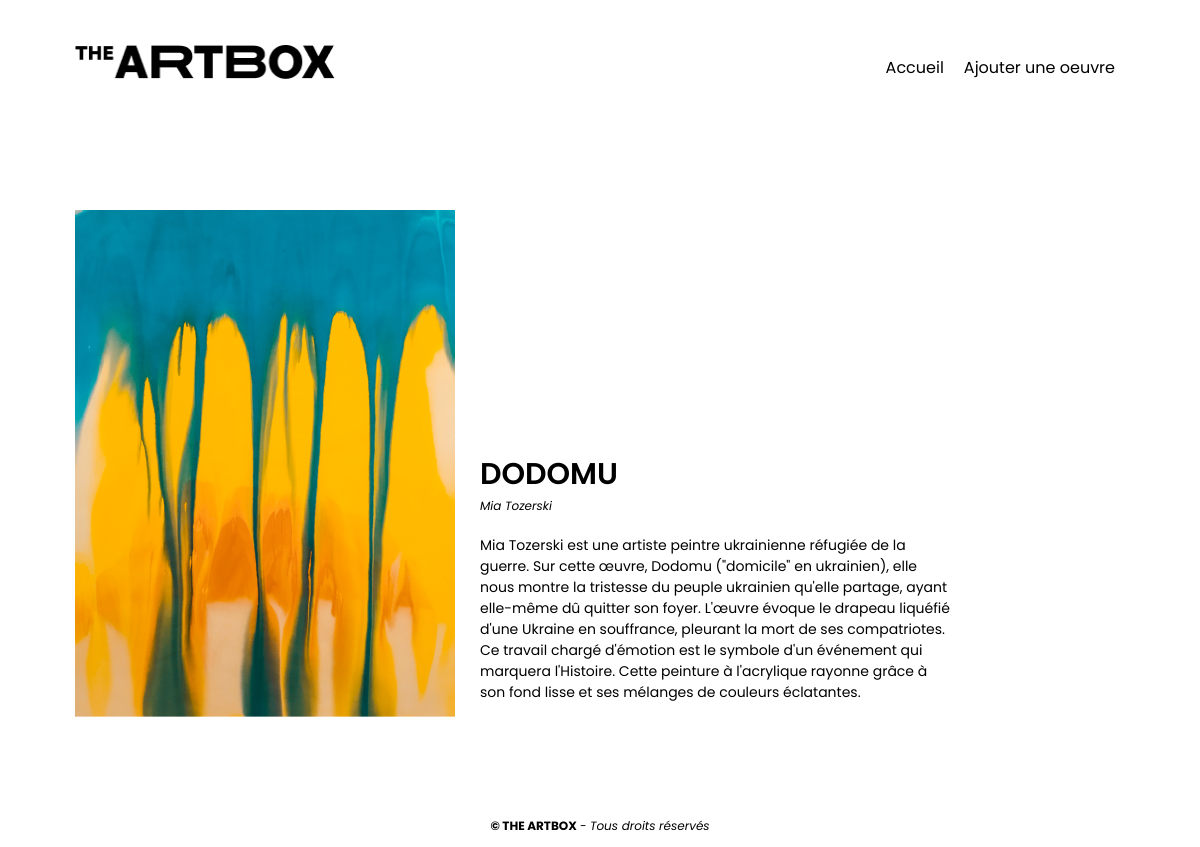
The page /oeuvre.php?id=1 on the database its author committed.
### tables this page shows
CREATE TABLE `oeuvres` (
  `ID` int NOT NULL,
  `title` varchar(150) NOT NULL,
  `author` varchar(150) NOT NULL,
  `description` text NOT NULL,
  `img_url` varchar(255) NOT NULL
);

### fonctions.php (called while the page is built, shortened)
<?php
function getPainting($id){
    $db = db_connexion();
    $req = 'SELECT title, author, description, img_url FROM oeuvres WHERE ID = :id';
    $stmt = $db->prepare($req);
    $stmt->execute(['id' => $id]);
    return $stmt->fetchAll();
}
?>

### oeuvre.php (the view)
<?php
include("fonctions.php");
$existing_painting = false;
$id = $_GET["id"] ?? NULL;
if($id !== NULL){
    $painting = getPainting($id);
    if(count($painting) != 0)
        $existing_painting = true;
}
if (!$existing_painting): header('Location: index.php');
?>
<?php
else: include("header.php"); ?>
<article id="detail-oeuvre">
    <div id="img-oeuvre">
        <img src="<?= $painting[0]["img_url"] ?>" alt="<?= $painting[0]["title"] ?>">
    </div>
    <div id="contenu-oeuvre">
        <h1><?= $painting[0]["title"] ?></h1>
        <p class="description"><?= $painting[0]["author"] ?></p>
        <p class="description-complete"><?= $painting[0]["description"] ?></p>
    </div>
</article>
<?php endif; ?>
<?php include("footer.php"); ?>

### css/style.css (style rules this page uses)
html, body { margin: 0; }
* { box-sizing: border-box; font-family: 'Poppins', sans-serif; }
.oeuvre h2, #detail-oeuvre h1 { text-transform: uppercase; margin-top: 0; margin-bottom: 0; font-weight: 600; font-size: 30px; }
.oeuvre .description, #detail-oeuvre .description { font-style: italic; margin-top: 0; font-size: 12px; margin-bottom: 20px; }
#detail-oeuvre { display: flex; flex-wrap: wrap; align-items: end; margin-bottom: 100px; margin-top: 75px; font-size: 14px; padding: 0 15px; }
#img-oeuvre { margin-right: 25px; }
#img-oeuvre img { max-width: 470px; margin: auto; display: block; }
#contenu-oeuvre { max-width: 470px; }

### rows shown on the page
oeuvres: img_url (picture), title "DODOMU", author "Mia Tozerski", description "Mia Tozerski est une artiste peintre ukrainienne réfugiée de la guerre. Sur cette œuvre, Dodomu (\"domicile\" en ukrainien), elle nous montre la tristesse du peuple ukrainien qu'elle partage, ayant elle-même dû quitter son foyer. L'œuvre évoque le drapeau liquéfié d'une Ukraine en souffrance, pleurant la mort de ses compatriotes. Ce travail chargé d'émotion est le symbole d'un événement qui marquera l'Histoire. Cette peinture à l'acrylique rayonne grâce à son fond lisse et ses mélanges de couleurs éclatantes."
